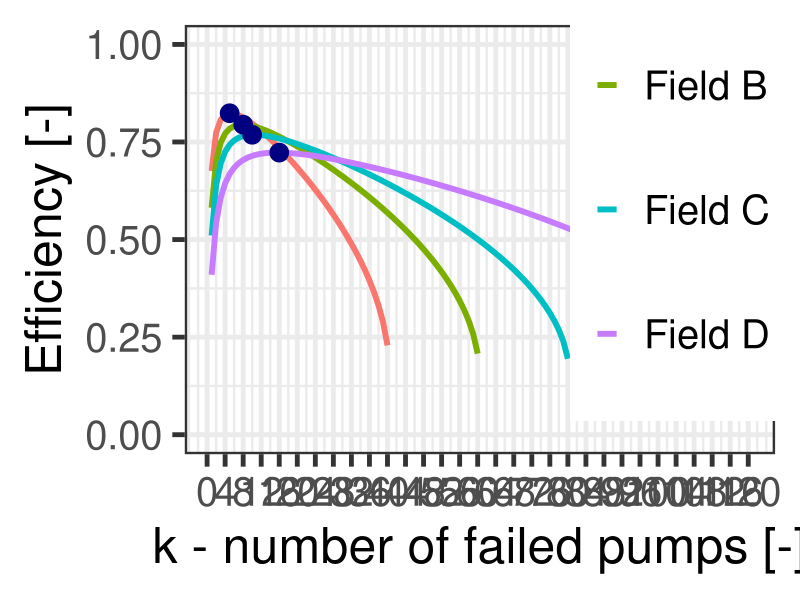
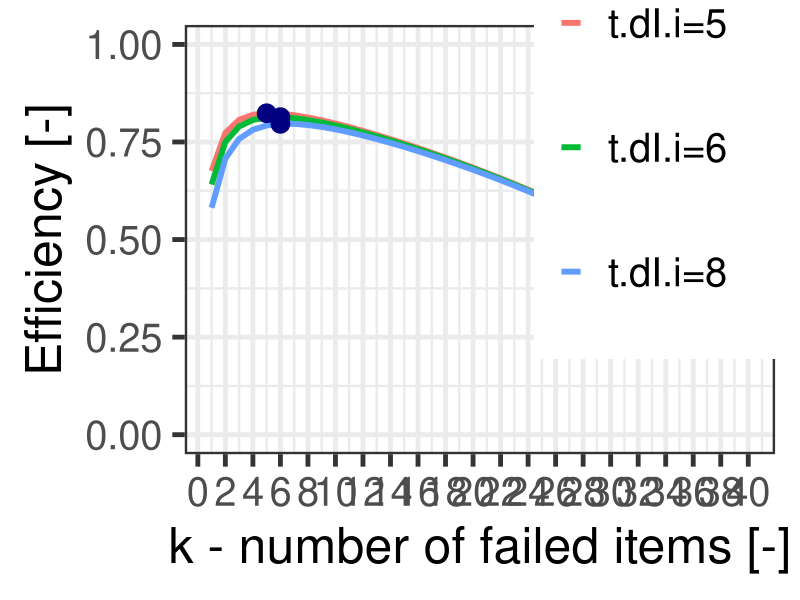

The R script that drew these images, in order:
# *-----------------------------------------------------------------
# | PROBLEM NUMBER: 4.2
# | PROBLEM NAME: Oil Fields
# | UPDATE: AE     
# | DESCRIPTION: The problem revolves around the optimal triggering 
# |              state of oil fields with differing numbers of oil
# |              pumps based on efficiency, chi. The second part of
# |              the problem considers a change in the fixed time 
# |              of the intervention.
# | 
# | KEYWORDS: Oil, gamma, optimisation, efficiency, oil pump, 
# |           
# *-----------------------------------------------------------------

### ------------------DATA AND PACKAGE IMPORT-----------------

rm(list=ls()) # clear the memory and items in R console

library(ggplot2)
library(tidyr)

### ------------------VARIABLE DEFINITION---------------------

## To define the variables used for the program, we extract the 
## values from the text of Example 4.2 in the script.

# N stands for the number of items
# t.dI.i is the fixed time of the intervention
# t.dI.n is the variable time of the intervention per item
# THETA is the rate parameter of the Gamma distribution

# While programming, we use Upper Case letters to represent items A, 
# B, C etc. Lower case letters relate to the number of the 
# sub-example, for example 4.2.b

### ---------------VARIABLE INPUT-------------------

# The numbers of items at oil fields A-D are the following

N.A <- 40
N.B <- 60   
N.C <- 80
N.D <- 120

t.dI.i    <- 5 # the time unit is days
t.dI.n    <- 1
THETA     <- 0.002


### ---------------PROGRAM OUTPUT-------------------

## We now define the outputs of our program. 

# The following matrices collect the results of the calculations for 
# different variables.

chi.A <- matrix(nrow=N.A)
chi.B <- matrix(nrow=N.B)
chi.C <- matrix(nrow=N.C)
chi.D <- matrix(nrow=N.D)

chi.b0 <- matrix(nrow=N.A)
chi.b1 <- matrix(nrow=N.A)
chi.b2 <- matrix(nrow=N.A)

# The following function is used to calculate the efficiency, chi, as
# a function of different triggering states, k.

chifunction <- function(N,t.dI.i,t.dI.n,THETA,C.bI.o)
{
  W     <- matrix(nrow=N) #total system  time during 1 repair cycle
  t.bI  <- matrix(nrow=N) #failure-free operation time of line i
  t.dI  <- matrix(nrow=N) 
  res   <- matrix(nrow=N) 
  chi   <- matrix(nrow=N) 
  A     <- matrix(nrow=N) 
  for (k in 1:N)
  {
    W[k]  <- k/THETA
    for (i in 1:k)
    {
      if (i==1)
      {
        A[i]=1/(N-i+1)
      } 
      else 
      {
        A[i]=A[i-1]+1/(N-i+1)
      }
    }
    t.bI <- A
  }
  for (k in 1:N)
  {
    t.dI[k]=t.dI.i+t.dI.n*k
    chi[k]=(1/N)*(k/THETA)/((t.bI[k]/THETA)+t.dI[k])
    res[k] <- chi[k]
  }
  return(res)
}
### ------------------CALCULATIONS-------------------

# We now insert different variables into the function, and save the 
# results.

cat('----------------------Question A---------------------------\n')

results <- chifunction(N.A,t.dI.i,t.dI.n,THETA)
chi.A   <- results

results <- chifunction(N.B,t.dI.i,t.dI.n,THETA)
chi.B   <- results

results <- chifunction(N.C,t.dI.i,t.dI.n,THETA)
chi.C   <- results

results <- chifunction(N.D,t.dI.i,t.dI.n,THETA)
chi.D   <- results

cat('----------------------Question B---------------------------\n')

# For Question B

# Question B considers if the fixed intervention time is longer than
# expected
t.dI.i.b1 <- 6
t.dI.i.b2 <- 8

results <- chifunction(N.A,t.dI.i,t.dI.n,THETA)
chi.b0  <- results

results <- chifunction(N.A,t.dI.i.b1,t.dI.n,THETA)
chi.b1  <- results

results <- chifunction(N.A,t.dI.i.b2,t.dI.n,THETA)
chi.b2  <- results


### --------------------PLOT--------------------

# The results are plotted.

cat('----------------------Question A-----------------------  \n')

k.max <- (max(c(N.A,N.B,N.C,N.D)))
# We see that there are various number of items in each oil field
# We thus set up the data frame with NA before gathering
rdfA <- as.data.frame(cbind(1:k.max
                            ,rbind(chi.A,matrix(NA,nrow=(k.max-N.A)))
                            ,rbind(chi.B,matrix(NA,nrow=(k.max-N.B)))
                            ,rbind(chi.C,matrix(NA,nrow=(k.max-N.C)))
                            ,chi.D))
names(rdfA) <- c("k","chiA","chiB","chiC","chiD")
rdfAtidy <- gather(rdfA
                      ,chiA,chiB,chiC,chiD
                      ,key="key",value="value")
# We now remove all rows where the value is NA
rdfAtidy <- rdfAtidy[!is.na(rdfAtidy$value),]

plotA <- ggplot(data=rdfAtidy,aes(x=k,y=value
                                    ,group=key,color=key)) + 
  geom_line(size=2) + 
  scale_colour_hue(name="Oil Field",      # Set legend title
                   breaks=c("chiA","chiB","chiC","chiD"),
                   labels=c("\nField A\n"
                            , "\nField B\n"
                            , "\nField C\n"
                            , "\nField D\n")
  )  +
  scale_linetype_discrete(name="Oil Field") +
  scale_x_continuous(breaks = seq(0, max(rdfAtidy$k), by = 4)) +
  xlab("k - number of failed pumps [-]") + 
  ylab("Efficiency [-]") + # Set axis labels
  ylim(0,1) +
  theme_bw(base_size=36) +
  theme(legend.position=c(.85, .8))           # Position legend

# Let us collect the optimal points in the data frame optimal

optimal <- as.data.frame(matrix(nrow=2,ncol=3))
names(optimal) <- c("key","x","y")
key <- c("chiA","chiB","chiC","chiD")

# We remove the NAs for the finding of optimal points.
# This function works for this case since both optimals
# are found within the non-deleted range, k = (0,40]
data <- na.omit(rdfA)
for (i in 1:4)
{
  optimal[i,1] <- key[i]
  optimal[i,2] <- na.omit(data$k[which.max(data[,i+1])])
  optimal[i,3] <- max(data[,i+1])
}

# Now we add these points to the graph before exporting
plotA + geom_point(data=optimal
                      , aes(x=x
                            , y=y)
                      , colour="navyblue"
                      , size=6)

dev.copy(png,'E4-02_A.png',width=2000,height=1330)
dev.off()
cat('END ----------------------------- \n')


cat('----------------------Question B-------------------------- \n')
rdfB <- as.data.frame(cbind(1:N.A,chi.b0,chi.b1,chi.b2))
names(rdfB) <- c("k","t.dI.i5","t.dI.i6","t.dI.i8")
rdfBtidy <- gather(rdfB
                   ,t.dI.i5,t.dI.i6,t.dI.i8
                      ,key="key",value="value")

plotchiB <- ggplot(data=rdfBtidy,aes(x=k,y=value
                                     ,group=key,color=key)) + 
  geom_line(size=2) + 
  scale_colour_hue(name="Set-up time",      # Set legend title
                   breaks=c("t.dI.i5","t.dI.i6","t.dI.i8"),
                   labels=c("\nt.dI.i=5\n"
                            , "\nt.dI.i=6\n"
                            , "\nt.dI.i=8\n")
  )  +
  scale_linetype_discrete(name="Set-up time") +
  scale_x_continuous(breaks = seq(0, max(rdfBtidy$k), by = 2)) +
  xlab("k - number of failed items [-]") + 
  ylab("Efficiency [-]") + # Set axis labels
  ylim(0,1) +
  theme_bw(base_size=36) +
  theme(legend.position=c(.85, .8))           # Position legend 

# Let us collect the optimal points in the data frame optimal
optimal <- as.data.frame(matrix(nrow=3,ncol=3))
names(optimal) <- c("key","x","y")
key <- c("t.dI.i5","t.dI.i6","t.dI.i8")

data <- rdfB
for (i in 1:3)
{
  optimal[i,1] <- key[i]
  optimal[i,2] <- data$k[which.max(data[,i+1])]
  optimal[i,3] <- max(data[,i+1])
}

# Now we add these points to the graph before exporting
plotchiB + geom_point(data=optimal
                      , aes(x=x
                            , y=y)
                      , colour="navyblue"
                      , size=6) 

dev.copy(png,'E4-02_B.png',width=2000,height=1330)
dev.off()

### ------------------PLOT END-------------------

# END
